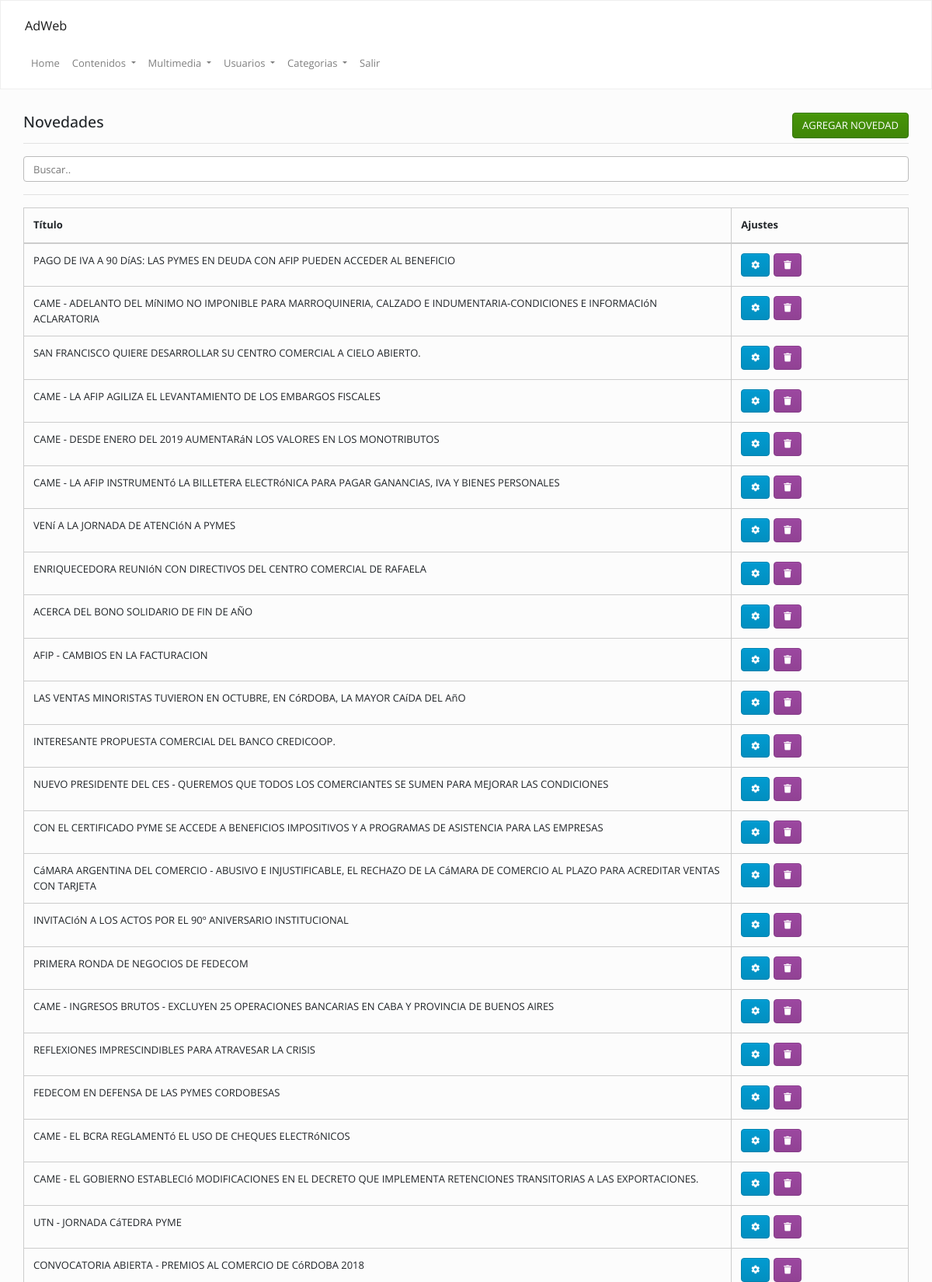
The app's page /admin/index.php?op=novedades&accion=ver (signed in, upper part) with its own data.
### tables this page shows
CREATE TABLE `novedades` (
  `id` int(11) NOT NULL,
  `cod` varchar(255) DEFAULT NULL,
  `titulo` text,
  `desarrollo` text,
  `categoria` text,
  `keywords` text,
  `description` text,
  `fecha` date DEFAULT NULL
);

### Config/Autoload.php (called while the page is built, shortened)
<?php
class autoload
{
    public static function runAdmin()
    {
        spl_autoload_register(
            function ($clase)
            {
                $ruta = str_replace("\\", "/", $clase) . ".php";
            }
        );
    }
}

### Clases/Conexion.php (called while the page is built, shortened)
<?php namespace Clases;
class Conexion
{
    private $datos = array("host"=> "localhost","user"=> "root","pass"=> "","db"  => "ces");
    private $con;
    public function __construct()
    {
        $this->con = mysqli_connect($this->datos["host"], $this->datos["user"], $this->datos["pass"], $this->datos["db"]);
        mysqli_set_charset($this->con,'utf8');
    }
    public function sqlReturn($query)
    {
        $dato = $this->con->query($query);
        return $dato;
    }
}

### Clases/Novedades.php (called while the page is built, shortened)
<?php
class Novedades
{
    private $con;
    public function __construct()
    {
        $this->con = new Conexion();
    }
    function list($filter) {
        $array = array();
        if (is_array($filter)) {
            $filterSql = "WHERE ";
            $filterSql .= implode(" AND ", $filter);
        } else {
            $filterSql = '';
        }
        $sql = "SELECT * FROM `novedades` $filterSql  ORDER BY id DESC";
         $notas = $this->con->sqlReturn($sql);
        if ($notas) {
            while ($row = mysqli_fetch_assoc($notas)) {
                $array[] = $row;
            }
            return $array;
        }
    }
}

### admin/inc/novedades/ver.php (the view, shortened to what this page needs)
<?php
$novedades = new Clases\Novedades();
$data      = $novedades->list("");
?>
<div class="mt-20">
    <div class="col-lg-12 col-md-12">
        <h4>
            Novedades
            <a class="btn btn-success pull-right" href="<?=URL?>/index.php?op=novedades&accion=agregar">
                AGREGAR NOVEDAD
            </a>
        </h4>
        <hr/>
        <input class="form-control" id="myInput" type="text" placeholder="Buscar..">
        <hr/>
        <table class="table  table-bordered  ">
            <thead>
                <th>
                    Título
                </th>
                <th>
                    Ajustes
                </th>
            </thead>
            <tbody>
                <?php
                if (is_array($data)) {
                    for ($i = 0; $i < count($data); $i++) {
                        echo "<tr>";
                        echo "<td>" . strtoupper($data[$i]["titulo"]) . "</td>";
                        echo "<td>";
                        echo '<a class="btn btn-info" data-toggle="tooltip" data-placement="top" title="Modificar" href="' . URL . '/index.php?op=novedades&accion=modificar&cod=' . $data[$i]["cod"] . '">
                        <i class="fa fa-cog"></i></a>';
                        echo '<a class="btn btn-danger" data-toggle="tooltip" data-placement="top" title="Eliminar" href="' . URL . '/index.php?op=novedades&accion=ver&borrar=' . $data[$i]["cod"] . '">
                        <i class="fa fa-trash"></i></a>';
                        echo "</td>";
                        echo "</tr>";
                    }
                }
                ?>
            </tbody>
        </table>
    </div>
</div>

### admin/css/style.css (style rules this page uses)
.pull-right { float: right !important; }
.mt-20 { margin-top: 20px !important; }
td .btn { margin-right: 5px; font-size: 11px; }
th:last-child { width: 20%; }

### records on screen
novedades: titulo "PAGO DE IVA A 90 DíAS: LAS PYMES EN DEUDA CON AFIP PUEDEN ACCEDER AL BENEFICIO"
novedades: titulo "CAME - ADELANTO DEL MíNIMO NO IMPONIBLE PARA MARROQUINERIA, CALZADO E INDUMENTARIA-CONDICIONES E INFORMACIóN ACLARATORIA"
novedades: titulo "SAN FRANCISCO QUIERE DESARROLLAR SU CENTRO COMERCIAL A CIELO ABIERTO."
novedades: titulo "CAME - LA AFIP AGILIZA EL LEVANTAMIENTO DE LOS EMBARGOS FISCALES"
novedades: titulo "CAME - DESDE ENERO DEL 2019 AUMENTARáN LOS VALORES EN LOS MONOTRIBUTOS"
novedades: titulo "CAME - LA AFIP INSTRUMENTó LA BILLETERA ELECTRóNICA PARA PAGAR GANANCIAS, IVA Y BIENES PERSONALES"
novedades: titulo "VENí A LA JORNADA DE ATENCIóN A PYMES"
novedades: titulo "ENRIQUECEDORA REUNIóN CON DIRECTIVOS DEL CENTRO COMERCIAL DE RAFAELA"
novedades: titulo "ACERCA DEL BONO SOLIDARIO DE FIN DE AÑO"
novedades: titulo "AFIP - CAMBIOS EN LA FACTURACION"
novedades: titulo "LAS VENTAS MINORISTAS TUVIERON EN OCTUBRE, EN CóRDOBA, LA MAYOR CAíDA DEL AñO"
novedades: titulo "INTERESANTE PROPUESTA COMERCIAL DEL BANCO CREDICOOP."
novedades: titulo "NUEVO PRESIDENTE DEL CES - QUEREMOS QUE TODOS LOS COMERCIANTES SE SUMEN PARA MEJORAR LAS CONDICIONES"
novedades: titulo "CON EL CERTIFICADO PYME SE ACCEDE A BENEFICIOS IMPOSITIVOS Y A PROGRAMAS DE ASISTENCIA PARA LAS EMPRESAS"
novedades: titulo "CáMARA ARGENTINA DEL COMERCIO - ABUSIVO E INJUSTIFICABLE, EL RECHAZO DE LA CáMARA DE COMERCIO AL PLAZO PARA ACREDITAR VENTAS CON TARJETA"
novedades: titulo "INVITACIóN A LOS ACTOS POR EL 90º ANIVERSARIO INSTITUCIONAL"
novedades: titulo "PRIMERA RONDA DE NEGOCIOS DE FEDECOM"
novedades: titulo "CAME - INGRESOS BRUTOS - EXCLUYEN 25 OPERACIONES BANCARIAS EN CABA Y PROVINCIA DE BUENOS AIRES"
novedades: titulo "REFLEXIONES IMPRESCINDIBLES PARA ATRAVESAR LA CRISIS"
novedades: titulo "FEDECOM EN DEFENSA DE LAS PYMES CORDOBESAS"
novedades: titulo "CAME - EL BCRA REGLAMENTó EL USO DE CHEQUES ELECTRóNICOS"
novedades: titulo "CAME - EL GOBIERNO ESTABLECIó MODIFICACIONES EN EL DECRETO QUE IMPLEMENTA RETENCIONES TRANSITORIAS A LAS EXPORTACIONES."
novedades: titulo "UTN - JORNADA CáTEDRA PYME"
novedades: titulo "CONVOCATORIA ABIERTA - PREMIOS AL COMERCIO DE CóRDOBA 2018"
